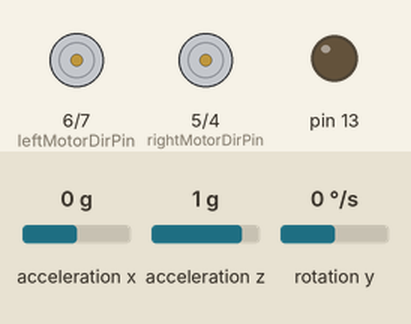
This sketch was run on a simulated Arduino Leonardo, built with avr-gcc and run on an emulated ATmega32U4. Shown: direction and speed pins drawn as motors (green arrow = direction pin HIGH = forward, orange = LOW = backward, longer = more drive), output pins drawn as LEDs (lit = HIGH). The inputs (shaded band) are chosen by the test bench; at power-on: acceleration x 0 g, acceleration z 1 g, rotation y 0 °/s. What the sketch prints to the serial monitor is not drawn.

Above: at 1.2 s.
1.3 s: acceleration x set to -0.2 g
At 1.8 s:
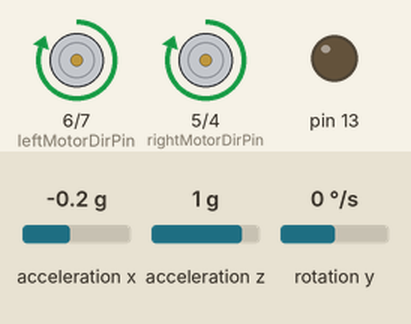
2.8 s: acceleration z set to 0.7 g
At 4.5 s:
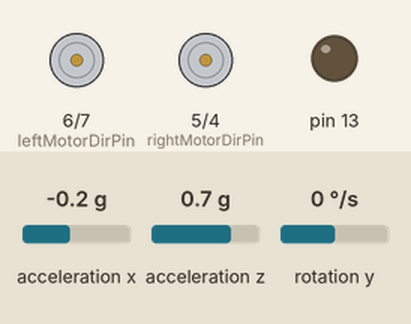
4.8 s: rotation y set to 3 °/s
7.2 s: rotation y set to 6 °/s
At 8.8 s:
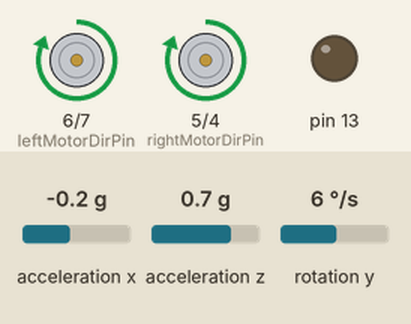
9.1 s: acceleration x set to 0.8 g
At 9.8 s:
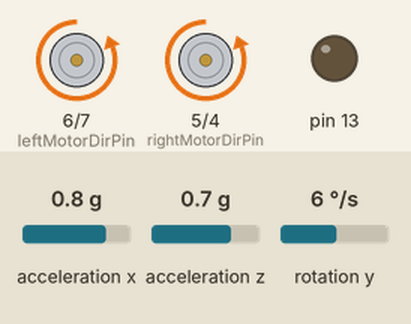
10.9 s: acceleration x set to 0 g
At 13.3 s:
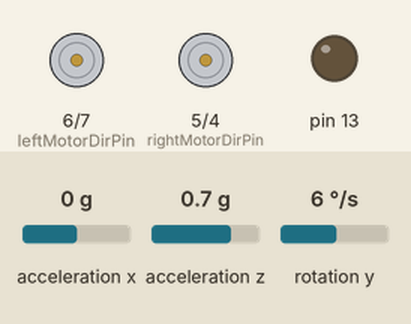
Timing chart, 0 to 14.6 s (numbered marks = the images above; inputs shaded):
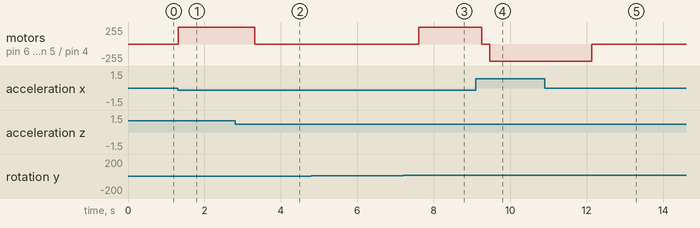

The sketch:

self_balancing_sieldless.ino
```cpp
//#include <i2cdetect.h>

#include <AFMotor.h>

#include <Keyboard.h>

#include "Wire.h"

#include "I2Cdev.h"
#include "MPU6050.h"
#include "math.h"
#include <NewPing.h>

#define leftMotorPWMPin   7
#define leftMotorDirPin   6
#define rightMotorPWMPin  4
#define rightMotorDirPin  5
/*
#define TRIGGER_PIN 9
#define ECHO_PIN 8
#define MAX_DISTANCE 75
*/
#define Kp  10
#define Kd  0.0
#define Ki  0
#define sampleTime  0.005
#define targetAngle 0

MPU6050 mpu;
//NewPing sonar(TRIGGER_PIN, ECHO_PIN, MAX_DISTANCE);
//AF_DCMotor leftmotor(3);
//AF_DCMotor rightmotor(1);

int16_t accX, accZ, gyroY;
volatile int motorPower, gyroRate;
volatile float accAngle, gyroAngle, currentAngle, prevAngle=0, error, prevError=0, errorSum=0;
volatile byte count=0;
int distanceCm;


void setMotors(int leftMotorSpeed, int rightMotorSpeed) {

  if(leftMotorSpeed >= 0) {
    analogWrite(leftMotorPWMPin, leftMotorSpeed);
  // leftMotorSpeed=map(leftMotorSpeed,0,255,50,115);
  // leftmotor.run(FORWARD);
   //leftmotor.setSpeed(leftMotorSpeed);
    digitalWrite(leftMotorDirPin, LOW);
  }
  //else if(leftMotorSpeed == 0)
  //leftmotor.run(RELEASE);
  else {
    analogWrite(leftMotorPWMPin,255+ leftMotorSpeed);
   // leftMotorSpeed=map(leftMotorSpeed,-255,0,-115,50);
    //leftmotor.run(BACKWARD);
    //leftmotor.setSpeed(-leftMotorSpeed);
    digitalWrite(leftMotorDirPin, HIGH);
  }
  if(rightMotorSpeed >= 0) {
    analogWrite(rightMotorPWMPin, rightMotorSpeed);
    digitalWrite(rightMotorDirPin, LOW);
  //  rightmotor.run(BACKWARD);
   //rightmotor.setSpeed(rightMotorSpeed);
  }
  //else if(rightMotorSpeed == 0)
  //rightmotor.run(RELEASE);
  else {
    analogWrite(rightMotorPWMPin,255+ rightMotorSpeed);
    digitalWrite(rightMotorDirPin, HIGH);
    //rightmotor.run(FORWARD);
   //rightmotor.setSpeed(-rightMotorSpeed);
  }
}


void init_PID() {
  // initialize Timer1
  cli();          // disable global interrupts
  TCCR1A = 0;     // set entire TCCR1A register to 0
  TCCR1B = 0;     // same for TCCR1B
  // set compare match register to set sample time 5ms
  OCR1A = 9999;
  // turn on CTC mode
  TCCR1B |= (1 << WGM12);
  // Set CS11 bit for prescaling by 8
  TCCR1B |= (1 << CS11);
  // enable timer compare interrupt
  TIMSK1 |= (1 << OCIE1A);
  sei();          // enable global interrupts
}

void setup() {
  // set the motor control and PWM pins to output mode
  pinMode(leftMotorPWMPin, OUTPUT);
  pinMode(leftMotorDirPin, OUTPUT);
  pinMode(rightMotorPWMPin, OUTPUT);
  pinMode(rightMotorDirPin, OUTPUT);

  // set the status LED to output mode
  pinMode(13, OUTPUT);
  Serial.begin(9600);
  // initialize the MPU6050 and set offset values
  mpu.initialize();
  mpu.setYAccelOffset(1593);
  mpu.setZAccelOffset(963);
  mpu.setXGyroOffset(40);
  // initialize PID sampling loop
  init_PID();
  /*accX = mpu.getAccelerationX();
  accZ = mpu.getAccelerationZ();
  gyroY = mpu.getRotationY();
  accAngle = atan2(accX, accZ)*RAD_TO_DEG;
  //gyroRate = map(gyroY, -32768, 32767, -250, 250);
  gyroAngle = (float)gyroRate*sampleTime;
  currentAngle = 0.9934*(prevAngle + gyroAngle) + 0.0066*(accAngle);
  targetAngle=currentAngle;*/
}

void loop() {
  // read acceleration and gyroscope values
  accX = mpu.getAccelerationX();
  accZ = mpu.getAccelerationZ();
  gyroY = mpu.getRotationY();
  // set motor power after constraining it
  motorPower = constrain(motorPower, -255, 255);
  Serial.print("motorPower");
  Serial.println(motorPower);
  setMotors(motorPower, motorPower);
  // measure distance every 100 milliseconds
/*  if((count%20) == 0){
    distanceCm = sonar.ping_cm();
  }
  if((distanceCm < 20) && (distanceCm != 0)) {
    setMotors(-motorPower, motorPower);
  }*/
}
// The ISR will be called every 5 milliseconds
ISR(TIMER1_COMPA_vect)
{
  // calculate the angle of inclination
  accAngle = atan2(accX, accZ)*RAD_TO_DEG;
  gyroRate = map(gyroY, -32768, 32767, -250, 250);
  gyroAngle = (float)gyroRate*sampleTime;
  Serial.print("gyroAngle:");
  Serial.println(gyroAngle);
  currentAngle = 0.9934*(prevAngle + gyroAngle) + 0.0066*(accAngle);
  Serial.print("currentAngle:");
  Serial.println(currentAngle);
  error = currentAngle - targetAngle;
  errorSum = errorSum + error;
  errorSum = constrain(errorSum, -300, 300);
  //calculate output from P, I and D values
  motorPower = Kp*(error) + Ki*(errorSum)*sampleTime - Kd*(currentAngle-prevAngle)/sampleTime;
  prevAngle = currentAngle;
  // toggle the led on pin13 every second
  Serial.print("error sum");
  Serial.println(errorSum);

  //count++;
 /* if(count == 200)  {
    count = 0;
    digitalWrite(13, !digitalRead(13));
  }*/
}
```

Measured:
- the behaviour switches between 0 and -0.1 g on acceleration x (found by bisection; images 0 and 1)
- the behaviour switches between 0.9 and 0.8 g on acceleration z (found by bisection; images 1 and 2)
- the behaviour switches between 4 and 5 °/s on rotation y (found by bisection; images 2 and 3)
- after the input at 1.3 s, motor on pin 6 (leftMotorDirPin) / pin 7 (leftMotorPWMPin), motor on pin 5 (rightMotorDirPin) / pin 4 (rightMotorPWMPin): stopped → forward 255/255 at once
- after the input at 2.8 s, motor on pin 6 (leftMotorDirPin) / pin 7 (leftMotorPWMPin), motor on pin 5 (rightMotorDirPin) / pin 4 (rightMotorPWMPin): forward 255/255 → stopped after 0.52 s
- after the input at 7.2 s, motor on pin 6 (leftMotorDirPin) / pin 7 (leftMotorPWMPin), motor on pin 5 (rightMotorDirPin) / pin 4 (rightMotorPWMPin): stopped → forward 255/255 after 0.41 s
- after the input at 9.1 s, motor on pin 6 (leftMotorDirPin) / pin 7 (leftMotorPWMPin), motor on pin 5 (rightMotorDirPin) / pin 4 (rightMotorPWMPin): forward 255/255 → stopped after 0.15 s, → backward 255/255 0.21 s later
- after the input at 10.9 s, motor on pin 6 (leftMotorDirPin) / pin 7 (leftMotorPWMPin), motor on pin 5 (rightMotorDirPin) / pin 4 (rightMotorPWMPin): backward 255/255 → stopped after 1.2 s
